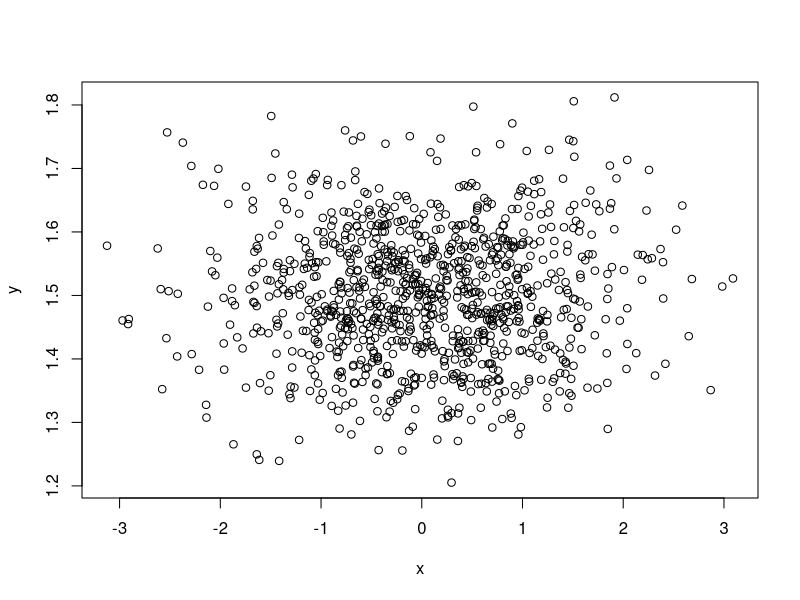
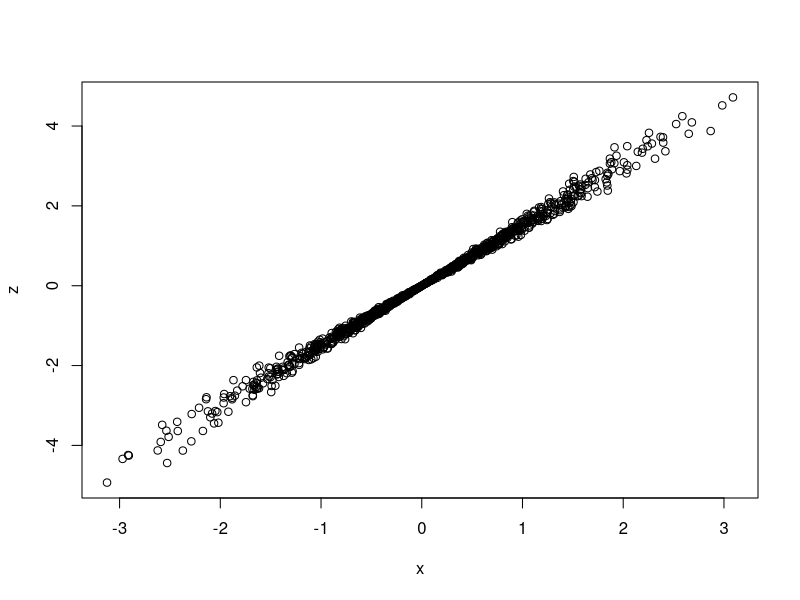
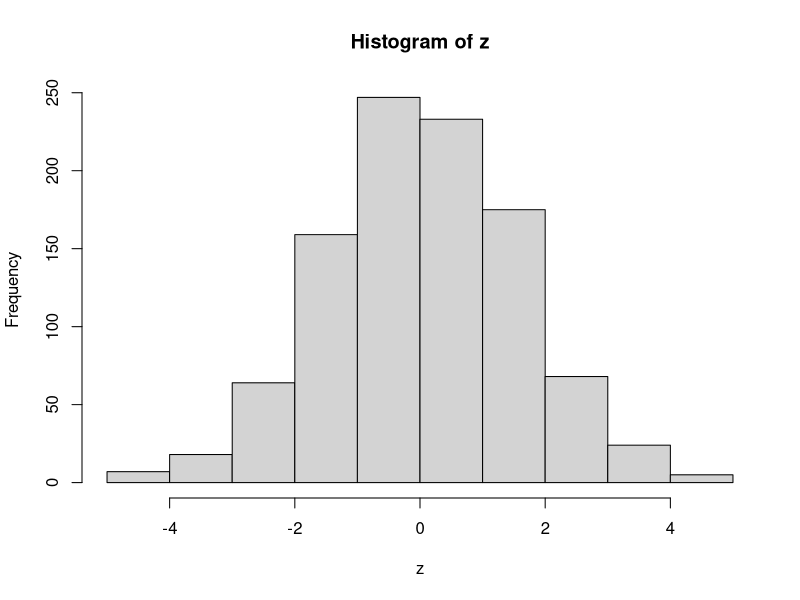

These charts were generated, in order, by the following R code:
## ---- chunk 1
knitr::opts_chunk$set(message=FALSE,warning=FALSE, cache=TRUE)
## ---- chunk 2
x = rnorm(1000, 0, 1)
y = rnorm(1000, 1.5, 0.1)
z = x*y
plot(x, y)
plot(x, z)
hist(z)
